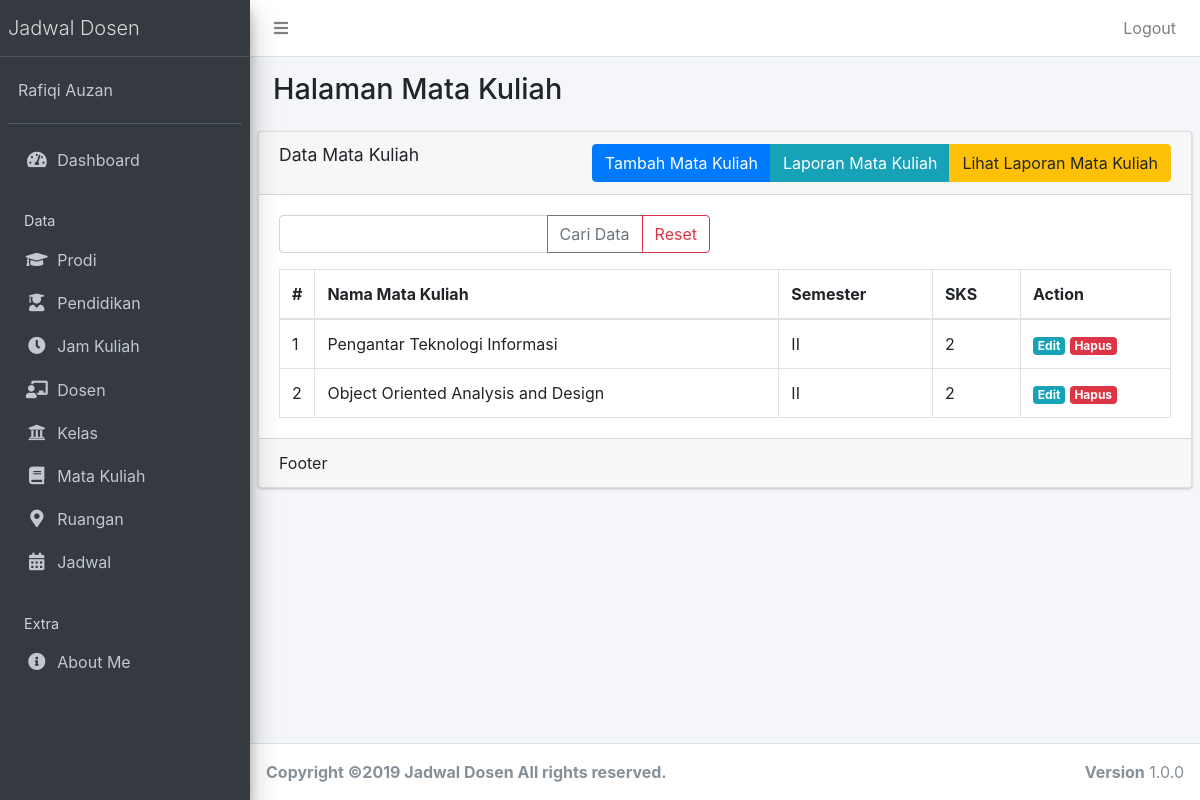
Screenshot of /public/matakuliah (signed in) with the database file from the repository.
### tables this page shows
CREATE TABLE `matakuliah` (
  `matakuliah_id` int(12) NOT NULL AUTO_INCREMENT,
  `nama_matakuliah` varchar(40) NOT NULL,
  `semester` varchar(10) NOT NULL,
  `sks` varchar(10) NOT NULL,
  PRIMARY KEY (`matakuliah_id`)
);

### app/core/Controller.php (called while the page is built, shortened)
<?php
class Controller{
	public function view($view, $data = [])
	{
		require_once '../app/views/' . $view . '.php';
	}
	public function model($model)
	{
		return new $model;
	}
}

### app/controllers/MataKuliah.php (called while the page is built, shortened)
<?php
class MataKuliah extends Controller
{
	public function index()
	{
		$data['title'] = 'Data Mata Kuliah';
		$data['matakuliah'] = $this->model('MataKuliahModel')->getAllMataKuliah();
		$this->view('matakuliah/index', $data);
	}
}

### app/core/App.php (called while the page is built, shortened)
<?php
class App{
	protected $method = 'index';
	protected $params = [];
	public function __construct(){
		$this->controller = new $this->controller;
		call_user_func_array([$this->controller, $this->method], $this->params);
	}
}

### public/index.php (called while the page is built, shortened)
<?php
$app = new App;

### app/core/Database.php (called while the page is built, shortened)
<?php
class Database{
	private $host = DB_HOST;
	private $user = DB_USER;
	private $pass = DB_PASS;
	private $dbnm = DB_NAME;
	private $dbh;
	private $stmt;
	public function __construct()
	{
		$dsn = 'mysql:host='. $this->host .';dbname='. $this->dbnm;
		$option = [
			PDO::ATTR_PERSISTENT => true,
			PDO::ATTR_ERRMODE => PDO::ERRMODE_EXCEPTION
		];
		try{
			$this->dbh = new PDO($dsn,$this->user,$this->pass, $option);
		}catch(PDOException $e){
			die($e->getMessage());
		}
	}
	public function query($query)
	{
		$this->stmt = $this->dbh->prepare($query);
	}
	public function execute()
	{
		$this->stmt->execute();
	}
	public function resultSet()
	{
		$this->execute();
		return $this->stmt->fetchAll(PDO::FETCH_ASSOC);
	}
}

### app/models/MataKuliahModel.php (called while the page is built, shortened)
<?php
class MataKuliahModel
{
	private $table = 'matakuliah';
	private $db;
	public function __construct()
	{
		$this->db = new Database;
	}
	public function getAllMataKuliah()
	{
		$this->db->query("SELECT * FROM " . $this->table);
		return $this->db->resultSet();
	}
}

### app/views/matakuliah/index.php (the view, shortened to what this page needs)
<div class="content-wrapper">
  <section class="content-header">
    <div class="container-fluid">
      <div class="row mb-2">
        <div class="col-sm-6">
          <h1>Halaman Mata Kuliah</h1>
        </div>
      </div>
    </div>
  </section>
  <section class="content">
    <div class="row">
      <div class="col-sm-12">
      </div>
    </div>
    <div class="card">
      <div class="card-header">
        <h3 class="card-title"><?= $data['title'] ?></h3>
        <div class="btn-group float-right"><a href="<?= base_url; ?>/matakuliah/tambah" class="btn float-right btn-xs btn btn-primary">Tambah Mata Kuliah</a><a href="<?= base_url; ?>/matakuliah/laporan" class="btn float-right btn-xs btn btn-info">Laporan Mata Kuliah</a><a href="<?= base_url; ?>/matakuliah/lihatlaporan" class="btn float-right btn-xs btn btn-warning">Lihat Laporan Mata Kuliah</a></div>
      </div>
      <div class="card-body">
        <form action="<?= base_url; ?>/matakuliah/cari" method="post">
          <div class="row mb-3">
            <div class="col-lg-6">
              <div class="input-group">
                <input type="text" class="form-control" placeholder="" name="key">
                <div class="input-group-append">
                  <button class="btn btn-outline-secondary" type="submit">Cari Data</button>
                  <a class="btn btn-outline-danger" href="<?= base_url; ?>/matakuliah">Reset</a>
                </div>
              </div>
            </div>
          </div>
        </form>
        <table class="table table-bordered">
          <thead>
            <tr>
              <th style="width: 10px">#</th>
              <th>Nama Mata Kuliah</th>
              <th>Semester</th>
              <th>SKS</th>
              <th style="width: 150px">Action</th>
            </tr>
          </thead>
          <tbody>
            <?php $no = 1; ?>
            <?php foreach ($data['matakuliah'] as $row) : ?>
              <tr>
                <td><?= $no; ?></td>
                <td><?= $row['nama_matakuliah']; ?></td>
                <td><?= $row['semester']; ?></td>
                <td><?= $row['sks']; ?></td>
                <td>
                  <a href="<?= base_url; ?>/matakuliah/edit/<?= $row['matakuliah_id'] ?>" class="badge badge-info">Edit</a> <a href="<?= base_url; ?>/matakuliah/hapus/<?= $row['matakuliah_id'] ?>" class="badge badge-danger" onclick="return confirm('Hapus data?');">Hapus</a>
                </td>
              </tr>
            <?php $no++;
            endforeach; ?>
          </tbody>
        </table>
      </div>
      <div class="card-footer">
        Footer
      </div>
    </div>
  </section>
</div>

### rows the page displays
matakuliah: nama_matakuliah "Pengantar Teknologi Informasi", semester "II", sks "2"
matakuliah: nama_matakuliah "Object Oriented Analysis and Design", semester "II", sks "2"

### other values shown
$data['title'] "Data Mata Kuliah"
